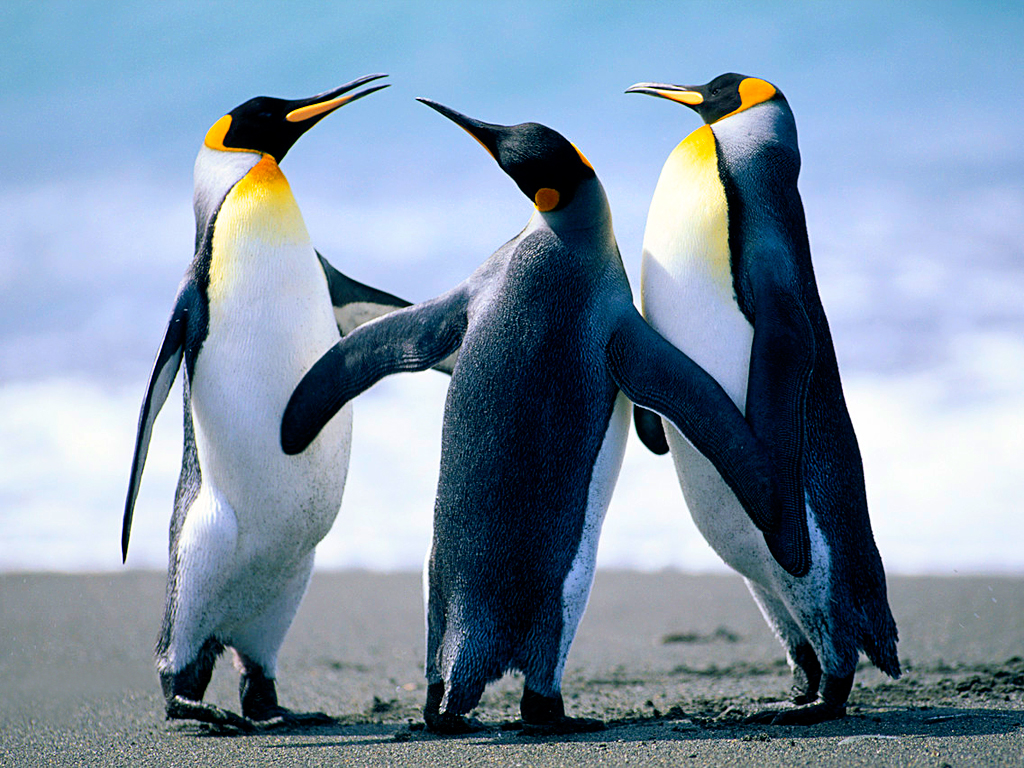
#> input picture lab2/images/penguins.jpg, 1024 x 768 px
$ jupyter execute --allow-errors Course_Lab2_Solutions.ipynb   (older library calls are emulated)
#> lines starting #> are read from the running program, lines starting #| are printed output that depends on the picture; after the words box and inside, x2 and y2 are one past the last pixel; in counts of white or black regions, pixels touching at a corner belong together
# Welcome to 2nd hands-on session!

## Brief outline:
- Filters
- Edge detection
- Morphological operations

$Note:$ The images for the exercises are given in the "images" folder!

## 1] Filters

$\textbf{Image Filtering:}$ Images can be filtered with various low-pass filters (LPF), high-pass filters (HPF), etc. LPF helps in removing noise, blurring images, etc. HPF filters help in finding edges in images.

$\textbf{Implementation:}$ Convolve a kernel with the image. OpenCV provides a function cv.filter2D() which performs convolution and replaces each pixel in the input image with the new pixel.

<font color=red>
Q1] Apply mean filter (average filter) to the image "penguins.jpg" and display the results.
</font>

$\textbf{Mean filter:}$ The mean filter, also known as average filter takes the average of all the pixels under the kernel area and replaces the central element. This is done by convolving an image with the normalized box filter. A $3 \times 3$ normalized box filter is given by:

$
\begin{equation*}
K = \frac{1}{9}
\begin{bmatrix}
1 & 1 & 1 \\
1 & 1 & 1 \\
1 & 1 & 1 \\
\end{bmatrix}
\end{equation*}
$

$\textbf{Applications:}$ Mean filter blurs the image and thus is useful for removing noise. It removes the high frequency content (eg: noise, edges) from the image. So edges are blurred a little bit in this operation.

#### Import all the necessary libraries

[cell 1]
import cv2
import numpy as np
import matplotlib.pyplot as plt

#### Function to apply mean filter

[cell 2]
def mean_filter(img, ksize):

    kernel = np.ones((ksize, ksize), np.float32) / (ksize*ksize)
    filtered_img = cv2.filter2D(img, -1, kernel)

    return filtered_img

#### Functon to plot the images

[cell 3]
def plot_images(img1, img2, title1='Input image', title2='Filtered image'):

    f = plt.figure(figsize = (10,10))
    plt.subplot(121)
    plt.title(title1)
    plt.xticks([]), plt.yticks([])
    img1 = cv2.cvtColor(img1, cv2.COLOR_BGR2RGB)
    plt.imshow(img1)

    plt.subplot(122)
    plt.title(title2)
    plt.xticks([]), plt.yticks([])
    img2 = cv2.cvtColor(img2, cv2.COLOR_BGR2RGB)
    plt.imshow(img2)

    plt.show()

#### Read the image, filter and display

[cell 4]
# Read the input image
image = cv2.imread('images/penguins.jpg')
#> image is the input picture: shape (768, 1024, 3); mean B, G, R 168.1, 148, 127.8

# Define kernel size
ksize=5

# Filter the image
filtered_img = mean_filter(image, ksize)

# Plot the images
plot_images(image, filtered_img, title2='Mean filtered image')
#> in plot_images, `plt.show()`:
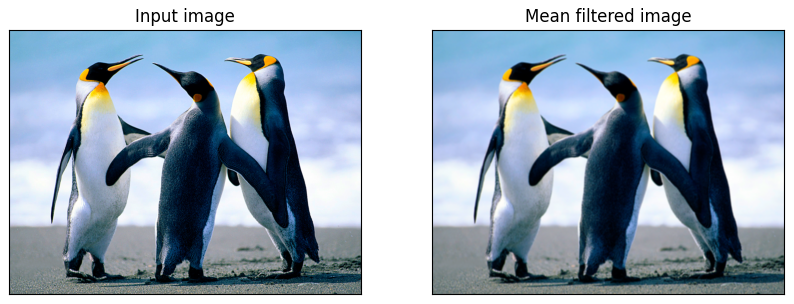
#> figure drawn by matplotlib, 2 panels

<font color=red>
Q2] Apply median filter to the image "bird.png" and display the results.
</font>

$\textbf{Median filter:}$ Median filter takes the median of all the pixels under the kernel area and the central element is replaced with this median value. This is highly effective against salt-and-pepper noise in an image. Also, since it computes the median, the kernel size should always be a positive odd integer.

$\textbf{Hint:}$ Use the OpenCV function medianBlur(image, kernel_size)

#### Function to apply median filter

[cell 5]
def median_filter(img, ksize):

    filtered_img = cv2.medianBlur(img, ksize)

    return filtered_img

#### Read the image, filter and display

[cell 6]
# Read the input image
image = cv2.imread('images/bird.png')
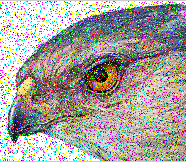
#> input picture lab2/images/bird.png, 186 x 162 px
#> image is the input picture: shape (162, 186, 3); mean B, G, R 156.9, 160.2, 166.2

# Define the kernel size
ksize = 5

# Filter the image
filtered_img = median_filter(image, ksize)
#> in median_filter, `filtered_img = cv2.medianBlur(img, ksize)`:
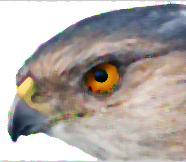
#> filtered_img: shape (162, 186, 3); mean B, G, R 164.5, 169.5, 176.9

# Plot the images
plot_images(image, filtered_img, title2='Median filtered image')
#> call 2 of plot_images, with title1 = 'Input image', title2 = 'Median filtered image'
#> in plot_images (call 2), `plt.show()`:
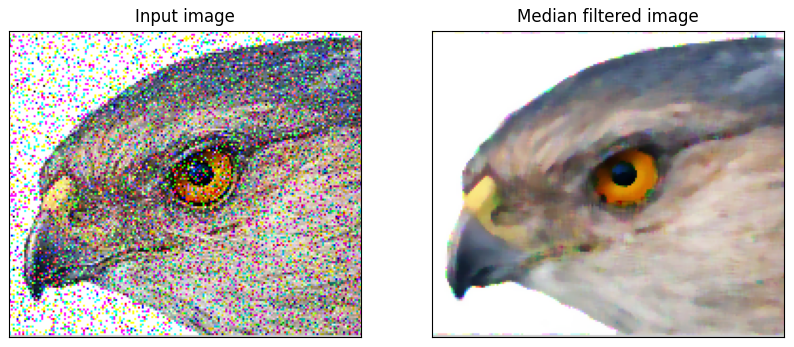
#> figure drawn by matplotlib, 2 panels

<font color=red>
Q3] Experiment with Gaussian filter on the image "cameraman.png" and display the results.
</font>

$\textbf{Gaussian filtering:}$ In this method, instead of a box filter, a Gaussian kernel is used. Gaussian blurring is highly effective in removing Gaussian noise from an image. 2D Gaussian can be represented as given in the equation below (a 3D image is shown below for visualization):

$
\begin{equation*}
G(x, y) = Ae^{\frac{-(x-\mu_x)^2}{2\sigma_x^2} + \frac{-(y-\mu_y)^2}{2\sigma_y^2}}
\end{equation*}
$

Using the above formula, a $3 \times 3$ Gaussian kernel is given by:

$
\begin{equation*}
K = \frac{1}{16}
\begin{bmatrix}
1 & 2 & 1 \\
2 & 4 & 2 \\
1 & 2 & 1 \\
\end{bmatrix}
\end{equation*}
$

$\textbf{Implementation:}$ It can be with the OpenCV function cv2.GaussianBlur(). We should specify the width and height of the kernel which should be positive and odd. We should also specify the standard deviation in the X and Y directions, sigmaX and sigmaY respectively. If only sigmaX is specified, sigmaY is taken as the same as sigmaX.

#### Function to perform Gaussian filtering

[cell 7]
def gaussian_filter(img, ksize, std_dev):

    filtered_img = cv2.GaussianBlur(img, (ksize, ksize), std_dev)

    return filtered_img

#### Read the image, filter and display

[cell 8]
# Read the input image
image = cv2.imread('images/cameraman.png')
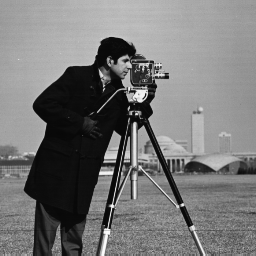
#> input picture lab2/images/cameraman.png, 256 x 256 px
#> image is the input picture: shape (256, 256, 3); min 7, max 253, mean 118.7

# Define the kernel size and standard deviation
ksize = 5
std_dev = 0

# Filter the image
filtered_img = gaussian_filter(image, ksize, std_dev)

# Plot the images
plot_images(image, filtered_img, title2='Gaussian filtered image')

<font color=red>
Q4] Apply high-boost filtering on the image "fries.png" and display the results.
</font>

$\textbf{Highboost filtering:}$ High-boost filtering sharpens an image, i.e., performs edge enhancement using a smoothing filter. It consists of the following steps:
- $\textbf{Blur:}$ The first step is to blur an image. We know that by smoothing an image, we suppress most of the high-frequency components.
- $\textbf{Mask:}$ Then, we subtract this smoothed image from the original image, the resulting difference is known as a mask. Thus, the output image will have most of the high-frequency components that are blocked by the smoothing filter.

$$ m(x, y) = f(x, y) - f_b(x, y) $$

- $\textbf{Weighted addition:}$ Adding this mask with the original image will enhance the high-frequency components.

$$ g(x, y) = f(x, y) - k*m(x, y) $$

$\textbf{Note:}$ When $k=1$ it is known as Unsharp masking. For $k>1$, it is called as high-boost filtering because we are boosting the high-frequency components by giving more weight to the masked (edge) image.

#### Function to implement high-boost filtering

[cell 9]
def high_boost_filtering(img, ksize, k):

    # Blur the image
    gaussian_filter = cv2.GaussianBlur(img, (ksize, ksize), 0)

    # Perform hish-boost filtering
    filtered_img = cv2.addWeighted(img, k, gaussian_filter, -1, 0)

    return filtered_img

#### Read the image, filter and display

[cell 10]
# Read the input image
image = cv2.imread('images/fries.png')
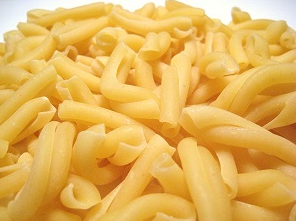
#> input picture lab2/images/fries.png, 296 x 221 px
#> image is the input picture: shape (221, 296, 3); mean B, G, R 89, 179.9, 228

# Define the kernel size and standard deviation
ksize = 7
k = 2

# Filter the image
filtered_img = high_boost_filtering(image, ksize, k)

# Plot the images
plot_images(image, filtered_img, title2='High boost filtering')

## Quiz!

<font color=red>
Image restoration: The image "degraded.jpg" has been degraded in some way. Find out what kind of degradation has been applied on the image and try to restore it. The original image before degradation is "clean.jpg". Clearly illustrate the steps taken to restore the image.
</font>

## 2] Edge Detection

<font color=red>
Q1] Detect the edges of the image "bell.jpg" using Canny edge detection algorithm.
</font>

$\textbf{Canny Edge Detection:}$ Canny edge detection is a popular edge detection algorithm with the following multiple stages:
- Noise reduction:
    - Any noise present in the input image is removed using a $5 \times 5$ Gaussian filter to obtain a smooth image.
- Finding intensity gradient of the image
    - Edge gradient and direction for each intensity value in the image is computed using a Sobel kernel.
- Non-maximum suppression
    - Any unwanted pixels in the image are removed by scanning the entire image.
- Hysteresis thresholding
    - With the minimun and maximum threshold values, the edges are classified as edges and non-edges. Non-edges are discarded.

#### Function to detect the edges using Canny Edge Detector

[cell 11]
def canny_edge_detetion(img, th1, th2):

    edges = cv2.Canny(img, th1, th2)

    return edges

#### Function to plot image and its edges

[cell 12]
def plot_edges(img1, img2):

    f = plt.figure(figsize = (10,10))
    plt.subplot(121)
    plt.title('Input image')
    plt.xticks([]), plt.yticks([])
    plt.imshow(img1)

    plt.subplot(122)
    plt.title('Edge detection')
    plt.xticks([]), plt.yticks([])
    plt.imshow(img2, cmap='gray')

    plt.show()

#### Read the input image, detect the edges using the canny edge detector and display the output

[cell 13]
# Read the input image
image = cv2.imread('images/bell.jpg')
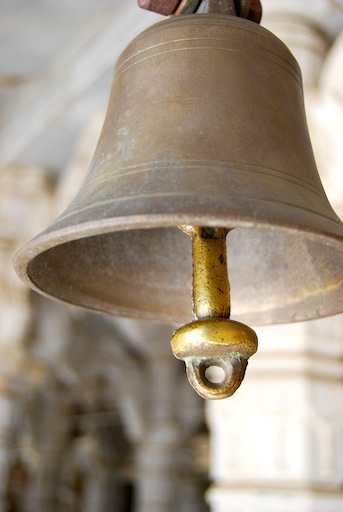
#> input picture lab2/images/bell.jpg, 343 x 512 px
#> image is the input picture: shape (512, 343, 3); mean B, G, R 129.7, 145.6, 158.7

# Define the min and max threshold
th1 = 100
th2 = 200

# Apply canny edge detection
edges = canny_edge_detetion(image, th1, th2)
#> in canny_edge_detetion, `edges = cv2.Canny(img, th1, th2)`:
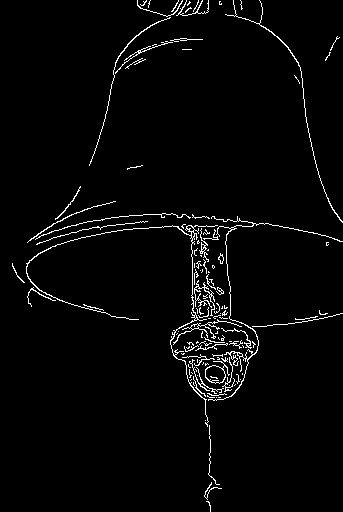
#> edges: shape (512, 343); 2.7% white in thin lines or dots

# Plot the images
image = cv2.cvtColor(image,cv2.COLOR_BGR2RGB)
plot_edges(image, edges)

<font color=red>
Q2] Tweak the values of the arguments(minVal and maxVal), and report the values that give the best results for the images "bell.jpg" and "cubes.png".
</font>

$\textbf{Hint:}$ For the bell image, try to detect as many edges in the bell as possible, while avoiding edges in the background.

#### Bell image

[cell 14]
# Read the input image
image = cv2.imread('images/bell.jpg')

# Define the min and max threshold
th1 = 40
th2 = 180

# Apply canny edge detection
edges = canny_edge_detetion(image, th1, th2)
#> in canny_edge_detetion (call 2), `edges = cv2.Canny(img, th1, th2)`: edges: shape (512, 343); 3.8% white in thin lines or dots

# Plot the images
image = cv2.cvtColor(image,cv2.COLOR_BGR2RGB)
plot_edges(image, edges)

$\textbf{Observation:}$ The best values obtained for 'bell.jpg' image are: (40, 180)

#### Cubes image

[cell 15]
# Read the input image
image = cv2.imread('images/cubes.png')
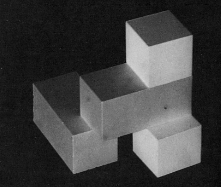
#> input picture lab2/images/cubes.png, 221 x 187 px
#> image is the input picture: shape (187, 221, 3); min 3, max 211, mean 63.5

# Define the min and max threshold
th1 = 50
th2 = 120

# Apply canny edge detection
edges = canny_edge_detetion(image, th1, th2)
#> call 3 of canny_edge_detetion, with th1 = 50, th2 = 120
#> in canny_edge_detetion (call 3), `edges = cv2.Canny(img, th1, th2)`:
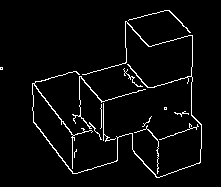
#> edges: shape (187, 221); 3.8% white in thin lines or dots, all inside (x1, y1, x2, y2) = (0, 10, 202, 178)

# Plot the images
image = cv2.cvtColor(image,cv2.COLOR_BGR2RGB)
plot_edges(image, edges)

$\textbf{Observation:}$ The best values obtained for 'cubes.png' image are: (50, 120)

<font color=red>
Q3] Compute the edges of the image "house.jpg" using sobel edge detection and display the edges in the horizontal and the vertical directions.
</font>

$\textbf{Sobel Operator:}$ Sobel edge detector is a gradient based method based on the first order derivatives. It calculates the first derivatives of the image separately for the X and Y axes. This operator uses two $3 \times 3$ kernels which are convolved with the original image to calculate approximations of the derivatives - one for horizontal changes, and one for vertical. The Sobel Kernels in x and y directions are given as:

$$
\begin{equation}
  \begin{bmatrix}
    -1 & 0 & +1 \\
    -2 & 0 & +2 \\
    -1 & 0 & +1 \\
  \end{bmatrix}
  \quad
  \begin{bmatrix}
    +1 & +2 & +1 \\
     0 &  0 &  0 \\
    -1 & -2 & -2 \\
  \end{bmatrix}
\end{equation}
$$

#### Function to detect the edges using Sobel Operator

[cell 16]
# [6 lines left out: function sobel_edges, not called in this run]

#### Function to plot the images

[cell 17]
# [19 lines left out: function plot_sobel_edges, not called in this run]

#### Read the image, detect the edges and display

[cell 18]
# Read the input image
image = cv2.imread('images/house.jpg')
#> (the rest of this cell did not finish here and is left out)

<font color=red>
Q4] Detect the edges of the image "house.jpg" using Laplacian operator.
</font>

$\textbf{Laplacian edge detection:}$ Unlike the Sobel edge detector, the Laplacian edge detector uses only one kernel. It calculates second order derivatives in a single pass. A $3 \times 3$ Laplacian kernel is given as:

$$
\begin{equation*}
K =
\begin{bmatrix}
0 & 1 & 0 \\
1 & -4 & 1 \\
0 & 1 & 0 \\
\end{bmatrix}
\end{equation*}
$$

#### Function to detect edges using Laplacian operator

[cell 19]
# [5 lines left out: function laplacian_edge_detection, not called in this run]

#### Function to plot the images

[cell 20]
# [14 lines left out: function plot_images, not called in this run]

#### Read the image, detect edges and display

[cell 21]
# Read the input image
image = cv2.imread('images/house.jpg')
#> (the rest of this cell did not finish here and is left out)

## 3] Morphological Operations

$\textbf{Morphological Operations:}$ Morphological transformations are simple operations based on the image shape. It is normally performed on binary images. It needs two inputs, one is our original image, second one is called structuring element or kernel which decides the nature of operation. Two basic morphological operators are Erosion and Dilation. Other variants include Opening, Closing, Gradient etc also comes into play.

<font color=red>
Q1] Counting coins: Apply erosion to the image "coins.jpg" and display the result.
</font>

$\textbf{Erosion:}$ The basic idea of erosion is very similar to soil erosion, it erodes away the boundaries of foreground object. The kernel slides through the image (as in 2D convolution). A pixel in the original image (either 1 or 0) will be considered 1 only if all the pixels under the kernel is 1, otherwise it is eroded (made to zero). Thus, all the pixels near boundary will be discarded depending upon the size of kernel. So the thickness or size of the foreground object decreases or simply white region decreases in the image. It is useful for removing small white noises, detach two connected objects etc.

#### Function to perform thresholding

[cell 22]
def binary_thresholding(img):

    _, binary_img = cv2.threshold(img, 127, 255, cv2.THRESH_BINARY)

    return binary_img

#### Function to perform erosion

[cell 23]
def erosion(img, ksize):

    kernel = np.ones((ksize, ksize), np.uint8)
    eroded_img = cv2.erode(img, kernel, iterations = 1)

    return eroded_img

#### Function to plot images

[cell 24]
# [19 lines left out: function plot_images, not called in this run]

#### Read the image, perform thresholding and erosion and display the output

[cell 25]
# Read the input image
image = cv2.imread('images/coins.png')

# Apply binary thresholding
binary_img = binary_thresholding(image)

# Perform erosion
ksize=9
#> (the rest of this cell did not finish here and is left out)

<font color=red>
Q2] Apply dilation to the image "amazon.png" and display the result.
</font>

$\textbf{Dilation:}$ It is just opposite of erosion. Here, a pixel element is '1' if atleast one pixel under the kernel is '1'. So it increases the white region in the image or size of foreground object increases. Normally, in cases like noise removal, erosion is followed by dilation. It is also useful in joining broken parts of an object.

#### Functon to perform dilation

[cell 26]
def dilation(img, ksize):

    # Define the kernel
    kernel = np.ones((ksize, ksize), np.uint8)

    # Call cv2.dilate(img, kernel)
    dilated_img = cv2.dilate(img, kernel, iterations = 1)

    return dilated_img

#### Read the image, perform thresholding and dilation and display the output

[cell 27]
# Read the input image
image = cv2.imread('images/amazon.png')

# Apply binary thresholding
binary_img = binary_thresholding(image)

# Perform dilation
ksize=3
#> (the rest of this cell did not finish here and is left out)

<font color=red>
Q3] Perform opening operation and display the results on "letter.png" image.
</font>

$\textbf{Opening:}$ Opening is the operation where erosion is followed by dilation.

[cell 28]
# Read the input image
image = cv2.imread('images/letter.png')

# Apply binary thresholding
binary_img = binary_thresholding(image)

# Opening: Erosion -> Dilation
# Perform ersion
ksize=5
#> (the rest of this cell did not finish here and is left out)
